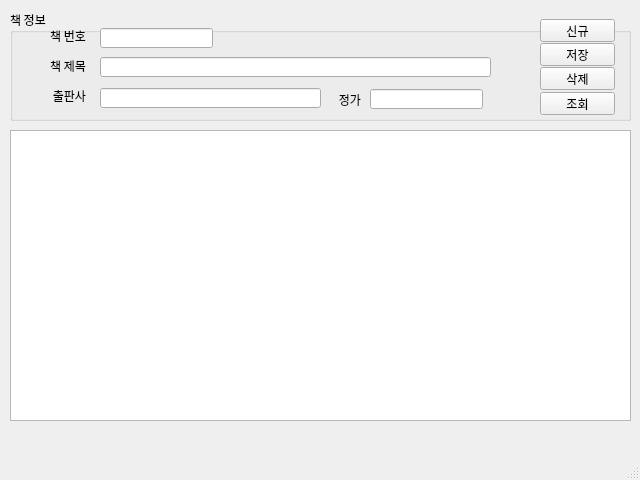
<?xml version="1.0" encoding="UTF-8"?>
<ui version="4.0">
 <class>MainWindow</class>
 <widget class="QMainWindow" name="MainWindow">
  <property name="geometry">
   <rect>
    <x>0</x>
    <y>0</y>
    <width>640</width>
    <height>480</height>
   </rect>
  </property>
  <property name="maximumSize">
   <size>
    <width>640</width>
    <height>480</height>
   </size>
  </property>
  <property name="font">
   <font>
    <family>나눔고딕코딩</family>
   </font>
  </property>
  <property name="windowTitle">
   <string>마당 도서관리 V1.0</string>
  </property>
  <widget class="QWidget" name="centralwidget">
   <widget class="QGroupBox" name="groupBox">
    <property name="geometry">
     <rect>
      <x>10</x>
      <y>10</y>
      <width>621</width>
      <height>111</height>
     </rect>
    </property>
    <property name="title">
     <string>책 정보</string>
    </property>
    <widget class="QLineEdit" name="txtBookName">
     <property name="geometry">
      <rect>
       <x>90</x>
       <y>47</y>
       <width>391</width>
       <height>20</height>
      </rect>
     </property>
    </widget>
    <widget class="QLabel" name="label_3">
     <property name="geometry">
      <rect>
       <x>20</x>
       <y>50</y>
       <width>56</width>
       <height>12</height>
      </rect>
     </property>
     <property name="text">
      <string>책 제목</string>
     </property>
     <property name="alignment">
      <set>Qt::AlignRight|Qt::AlignTrailing|Qt::AlignVCenter</set>
     </property>
    </widget>
    <widget class="QLabel" name="label_4">
     <property name="geometry">
      <rect>
       <x>320</x>
       <y>80</y>
       <width>31</width>
       <height>20</height>
      </rect>
     </property>
     <property name="text">
      <string>정가</string>
     </property>
     <property name="alignment">
      <set>Qt::AlignRight|Qt::AlignTrailing|Qt::AlignVCenter</set>
     </property>
    </widget>
    <widget class="QLineEdit" name="txtPrice">
     <property name="geometry">
      <rect>
       <x>360</x>
       <y>79</y>
       <width>113</width>
       <height>20</height>
      </rect>
     </property>
    </widget>
    <widget class="QPushButton" name="btnNew">
     <property name="geometry">
      <rect>
       <x>530</x>
       <y>9</y>
       <width>75</width>
       <height>23</height>
      </rect>
     </property>
     <property name="text">
      <string>신규</string>
     </property>
    </widget>
    <widget class="QPushButton" name="btnSave">
     <property name="geometry">
      <rect>
       <x>530</x>
       <y>33</y>
       <width>75</width>
       <height>23</height>
      </rect>
     </property>
     <property name="text">
      <string>저장</string>
     </property>
    </widget>
    <widget class="QPushButton" name="btnDel">
     <property name="geometry">
      <rect>
       <x>530</x>
       <y>57</y>
       <width>75</width>
       <height>23</height>
      </rect>
     </property>
     <property name="text">
      <string>삭제</string>
     </property>
    </widget>
    <widget class="QPushButton" name="btnReload">
     <property name="geometry">
      <rect>
       <x>530</x>
       <y>82</y>
       <width>75</width>
       <height>23</height>
      </rect>
     </property>
     <property name="text">
      <string>조회</string>
     </property>
    </widget>
    <widget class="QLineEdit" name="txtPublisher">
     <property name="geometry">
      <rect>
       <x>90</x>
       <y>78</y>
       <width>221</width>
       <height>20</height>
      </rect>
     </property>
    </widget>
    <widget class="QLineEdit" name="txtBookid">
     <property name="geometry">
      <rect>
       <x>90</x>
       <y>18</y>
       <width>113</width>
       <height>20</height>
      </rect>
     </property>
    </widget>
    <widget class="QLabel" name="label_2">
     <property name="geometry">
      <rect>
       <x>20</x>
       <y>80</y>
       <width>56</width>
       <height>12</height>
      </rect>
     </property>
     <property name="text">
      <string>출판사</string>
     </property>
     <property name="alignment">
      <set>Qt::AlignRight|Qt::AlignTrailing|Qt::AlignVCenter</set>
     </property>
    </widget>
    <widget class="QLabel" name="label_1">
     <property name="geometry">
      <rect>
       <x>20</x>
       <y>20</y>
       <width>56</width>
       <height>12</height>
      </rect>
     </property>
     <property name="text">
      <string>책 번호</string>
     </property>
     <property name="alignment">
      <set>Qt::AlignRight|Qt::AlignTrailing|Qt::AlignVCenter</set>
     </property>
    </widget>
   </widget>
   <widget class="QTableWidget" name="tblBooks">
    <property name="geometry">
     <rect>
      <x>10</x>
      <y>130</y>
      <width>621</width>
      <height>291</height>
     </rect>
    </property>
   </widget>
  </widget>
  <widget class="QMenuBar" name="menubar">
   <property name="geometry">
    <rect>
     <x>0</x>
     <y>0</y>
     <width>640</width>
     <height>18</height>
    </rect>
   </property>
  </widget>
  <widget class="QStatusBar" name="statusbar"/>
 </widget>
 <resources/>
 <connections/>
</ui>
